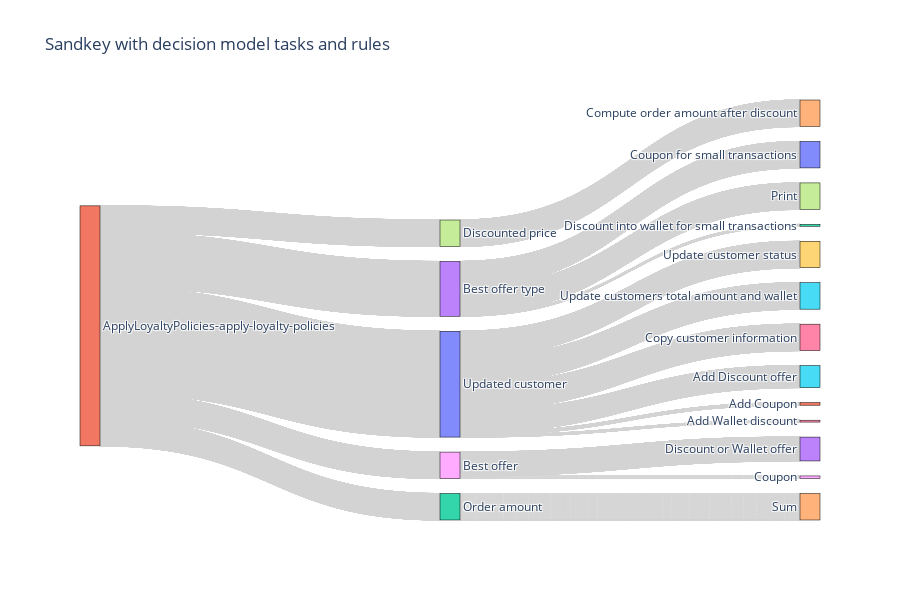

Write notebook code for a chart like this one.
### Markdown cell above
### 4.1 Representing the decision model coverage through a sandkey <a class="anchor" id="section4_1"></a>
We project all decisions into a sandkey diagram. It shows a synthetic view of all executed assets including rules, tasks and decision models.

### Code cell
#################### setting #################
sources = []
targets = []
labels = []
values = []

for rule in rules:
    labels.extend(list(rule["from"].values()))

labels = list(set(labels))
for rule in rules:
    for item_source, item_target in zip(list(rule["from"].values())[0::1], list(rule["from"].values())[1::1]):
        sources.append(labels.index(item_source))
        targets.append(labels.index(item_target))
        values.append(1)

    sources.append(labels.index(list(rule["from"].values()).pop()))
    targets.append(labels.index(list(rule["from"].values()).pop()))
    values.append(0)

##################### SANKEY PLOT #################
fig = go.Figure(data=[go.Sankey(
    valueformat = ".0f",

    # Define nodes
    node = dict(
      pad = 15,
      thickness = 20,
      line = dict(color = "black", width = 0.5),
      label = labels,
      #color = [random.choice(px.colors.qualitative.Plotly) for i in range(0, len(labels))]
    ),

    # Add links
    link = dict(
      source = sources, 
      target = targets,
      value = values,
      label = labels,
      color = "lightgrey"
      #color = [random.choice(px.colors.qualitative.Set3) for i in range(0, len(labels))]
  ))])

fig.update_layout(title_text="Sandkey with decision model tasks and rules", height=600, ) #width=2000
fig.show()

### Figure 1 — Plotly figure (JSON) as saved in the notebook; plotly's stock layout.template omitted (floating-point values rounded to 4 significant figures; data arrays with more than 128 entries replaced by an {"elided": "..."} marker saying what was removed)
{"data": [{"link": {"color": "lightgrey", "label": ["Coupon for small transactions", "ApplyLoyaltyPolicies-apply-loyalty-policies", "Order amount", "Discount or Wallet offer", "Compute order amount after discount", "Add Discount offer", "Add Wallet discount", "Discounted price", "Coupon", "Update customer status", "Updated customer", "Add Coupon", "Discount into wallet for small transactions", "Best offer type", "Sum", "Update customers total amount and wallet", "Copy customer information", "Print", "Best offer"], "source": {"elided": "27213 int values"}, "target": {"elided": "27213 int values"}, "value": {"elided": "27213 int values"}}, "node": {"label": ["Coupon for small transactions", "ApplyLoyaltyPolicies-apply-loyalty-policies", "Order amount", "Discount or Wallet offer", "Compute order amount after discount", "Add Discount offer", "Add Wallet discount", "Discounted price", "Coupon", "Update customer status", "Updated customer", "Add Coupon", "Discount into wallet for small transactions", "Best offer type", "Sum", "Update customers total amount and wallet", "Copy customer information", "Print", "Best offer"], "line": {"color": "black", "width": 0.5}, "pad": 15, "thickness": 20}, "type": "sankey", "valueformat": ".0f"}], "layout": {"height": 600, "title": {"text": "Sandkey with decision model tasks and rules"}}}
